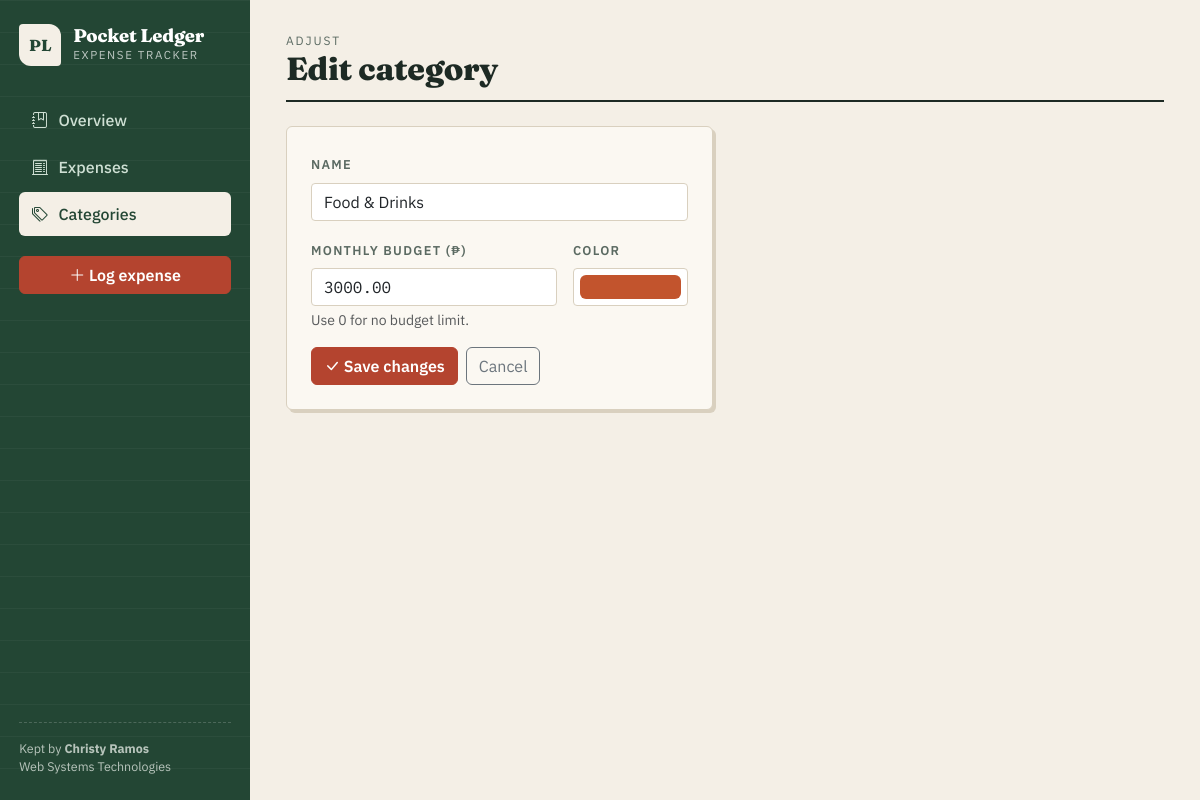
Screenshot of /category_form.php?id=1 with the database file from the repository.
### tables this page shows
CREATE TABLE categories (
    id             INT AUTO_INCREMENT PRIMARY KEY,
    name           VARCHAR(60)   NOT NULL UNIQUE,
    color          CHAR(7)       NOT NULL DEFAULT '#2f5d46',
    monthly_budget DECIMAL(10,2) NOT NULL DEFAULT 0.00,
    created_at     TIMESTAMP     NOT NULL DEFAULT CURRENT_TIMESTAMP
);

### db_connect.php (called while the page is built, shortened)
<?php
function e($value) {
    return htmlspecialchars((string)$value, ENT_QUOTES, 'UTF-8');
}

### category_form.php (the view, shortened to what this page needs)
<?php
require 'db_connect.php';
$id = isset($_GET['id']) ? (int)$_GET['id'] : 0;
$editing = $id > 0;
$cat = ['name' => '', 'color' => '#2f5d46', 'monthly_budget' => '0'];
if ($editing) {
    $stmt = $conn->prepare("SELECT * FROM categories WHERE id = ?");
    $stmt->bind_param('i', $id);
    $stmt->execute();
    $found = $stmt->get_result()->fetch_assoc();
    $cat = $found;
}
include 'includes/header.php';
?>
<div class="page-head"><div><div class="kicker"><?= $editing ? 'Adjust' : 'Create' ?></div><h1><?= $editing ? 'Edit category' : 'New category' ?></h1></div></div>
<div class="row"><div class="col-xl-6">
<div class="sheet"><div class="p-4">
    <form method="post" class="row g-3">
        <div class="col-12">
            <label class="form-label">Name</label>
            <input type="text" name="name" class="form-control" maxlength="60" required value="<?= e($cat['name']) ?>">
        </div>
        <div class="col-md-8">
            <label class="form-label">Monthly budget (&#8369;)</label>
            <input type="number" name="monthly_budget" step="0.01" min="0" class="form-control mono" value="<?= e($cat['monthly_budget']) ?>">
            <div class="form-text">Use 0 for no budget limit.</div>
        </div>
        <div class="col-md-4">
            <label class="form-label">Color</label>
            <input type="color" name="color" class="form-control form-control-color w-100" value="<?= e($cat['color']) ?>">
        </div>
        <div class="col-12 d-flex gap-2">
            <button class="btn btn-stamp"><i class="bi bi-check-lg"></i> <?= $editing ? 'Save changes' : 'Add category' ?></button>
            <a href="categories.php" class="btn btn-outline-secondary">Cancel</a>
        </div>
    </form>
</div></div>
</div></div>
<?php include 'includes/footer.php'; ?>

### assets/style.css (style rules this page uses)
:root { --paper: #f4efe6; --paper-2: #fbf8f2; --ink: #1d2a24; --ink-soft: #5b6a62; --rule: #d9d0bf; --forest: #2f5d46; --forest-dark: #234634; --stamp: #b4442f; }
body { background: var(--paper); color: var(--ink); font-family: 'IBM Plex Sans', system-ui, sans-serif; }
h1, h2, h3, .brand-name { font-family: 'Fraunces', Georgia, serif; font-weight: 800; letter-spacing: -.01em; }
.mono, .amount, td.num, .stat-value { font-family: 'IBM Plex Mono', ui-monospace, monospace; font-variant-numeric: tabular-nums; }
.btn-stamp { background: var(--stamp); border-color: var(--stamp); color: #fff; font-weight: 600; }
.page-head { display: flex; justify-content: space-between; align-items: flex-end; flex-wrap: wrap; gap: .75rem; margin-bottom: 1.5rem; border-bottom: 2px solid var(--ink); padding-bottom: .75rem; }
.page-head h1 { margin: 0; font-size: 2rem; }
.page-head .kicker { font-size: .75rem; text-transform: uppercase; letter-spacing: .16em; color: var(--ink-soft); }
.sheet { background: var(--paper-2); border: 1px solid var(--rule); border-radius: 6px; box-shadow: 3px 3px 0 var(--rule); }
.form-control, .form-select { background: #fff; border-color: var(--rule); border-radius: 4px; }
.form-label { font-size: .8rem; text-transform: uppercase; letter-spacing: .1em; color: var(--ink-soft); font-weight: 600; }

### rows the page displays
categories: name "Food & Drinks", monthly_budget "3000.00", color "#c2542d"
